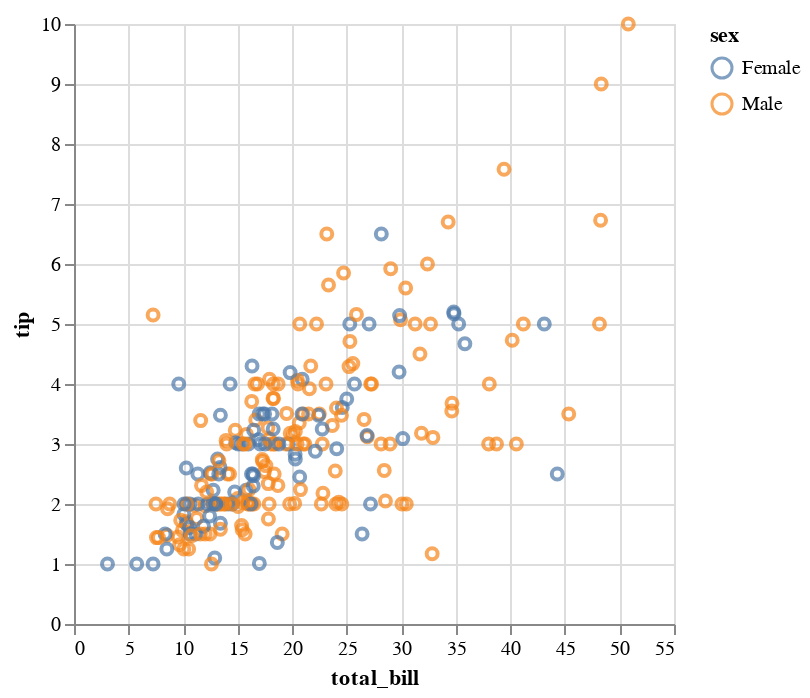

Write notebook code for a chart like this one.
### Markdown cell above
🔴 `brush = alt.selection_interval(encodings=["x"])`  
  Creates an interactive selection (brush) along the x-axis, allowing users to select a range of `total_bill` values  

- `color=alt.condition(brush, "sex:N", alt.value("lightgray"))`  
  Colors points by `sex` **only if they are within the brushed selection**; points outside the selection appear light gray  

- `.add_params(brush)`  
  Adds the interactive brush to the chart so users can interactively select points

### Code cell
brush = alt.selection_interval(encodings=["x"])

chart = alt.Chart(tips).mark_point().encode(
    x="total_bill",
    y="tip",
    color=alt.condition(brush, "sex:N", alt.value("lightgray"))
).add_params(
    brush
)

chart

### Figure 1 — Vega-Lite specification as saved in the notebook (floating-point values rounded to 4 significant figures; data arrays with more than 128 entries replaced by an {"elided": "..."} marker saying what was removed)
{"config": {"view": {"continuousWidth": 300, "continuousHeight": 300}}, "data": {"name": "data-362d1a3aede62850ce7cd49b1d5f5d1d"}, "mark": {"type": "point"}, "encoding": {"color": {"condition": {"param": "param_1", "field": "sex", "type": "nominal"}, "value": "lightgray"}, "x": {"field": "total_bill", "type": "quantitative"}, "y": {"field": "tip", "type": "quantitative"}}, "params": [{"name": "param_1", "select": {"type": "interval", "encodings": ["x"]}}], "$schema": "https://vega.github.io/schema/vega-lite/v5.8.0.json", "datasets": {"data-362d1a3aede62850ce7cd49b1d5f5d1d": {"elided": "244 records"}}}
